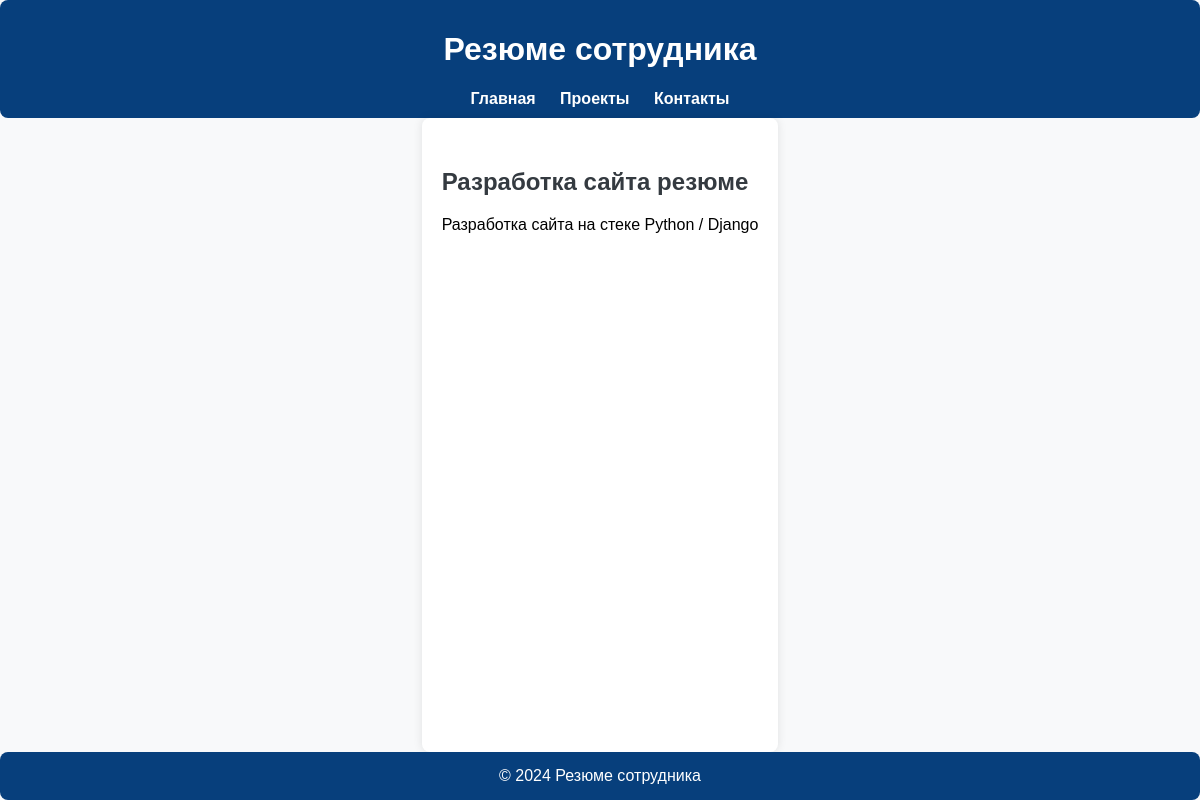
/project/razrabotka-sajta-rezyume/, run on the app's committed database.
### main/models.py (models this page shows, shortened)
class Projects(models.Model):
    preson = models.ForeignKey(Person,on_delete=models.CASCADE)
    projName = models.CharField(max_length=255, verbose_name="Имя проекта")
    description = models.TextField(verbose_name="Описание проекта")
    link = models.TextField(verbose_name="Ссылка")
    photo = models.ImageField(upload_to="photos/projects", verbose_name="Фото")
    slug = models.SlugField(max_length=255, unique=True, db_index=True, verbose_name="URL")
    class Meta:
        verbose_name = 'Проекты'
        verbose_name_plural = 'Проекты'

### main/views.py (the view)
# urls.py: path('project/<slug:project_slug>/', showProject, name='project'),
def showProject(request, project_slug):
    project = get_object_or_404(Projects, slug = project_slug)
    context = {
        'title': project.projName,
        'Project' : project,
    }
    return render(request, 'main/project.html', context=context)

### main/templatetags/mainTags.py (called while the page is built)
@register.simple_tag()
def get_menu():
    return menu

### main/templates/main/project.html
{% extends 'main/base.html' %}
{% block content %}
    <h2>{{Project.projName}}</h2>
    <p>{{Project.description}}</p2>
{% endblock %}

### main/static/main/css/styles.css (style rules this page uses)
html, body { font-family: Arial, sans-serif; margin: 0; padding: 0; background-color: #f8f9fa; display: flex; flex-direction: column; min-height: 100vh; }
h2 { margin-top: 30px; color: #343a40; }
p { margin: 5px 0; }

### data on the page
Projects: projName "Разработка сайта резюме", description "Разработка сайта на стеке Python / Django"

### other printed values
{{ m.title }} "Главная" "Проекты" "Контакты"
